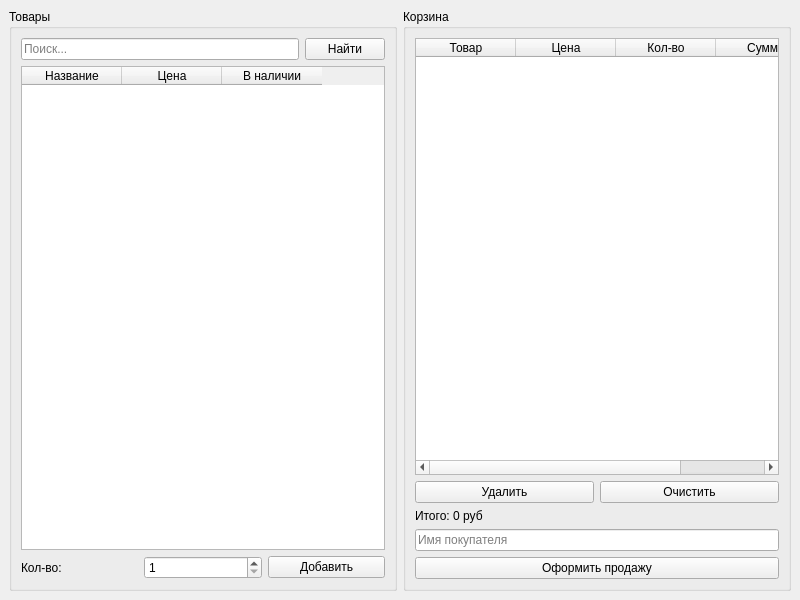
<?xml version="1.0" encoding="UTF-8"?>
<ui version="4.0">
 <class>SalesWindow</class>
 <widget class="QMainWindow" name="SalesWindow">
  <property name="geometry">
   <rect>
    <x>0</x>
    <y>0</y>
    <width>800</width>
    <height>600</height>
   </rect>
  </property>
  <property name="windowTitle">
   <string>Продажи</string>
  </property>
  <widget class="QWidget" name="centralwidget">
   <layout class="QHBoxLayout" name="horizontalLayout">
    <item>
     <widget class="QGroupBox" name="productsGroup">
      <property name="title">
       <string>Товары</string>
      </property>
      <layout class="QVBoxLayout" name="verticalLayout">
       <item>
        <layout class="QHBoxLayout" name="horizontalLayout_2">
         <item>
          <widget class="QLineEdit" name="searchInput">
           <property name="placeholderText">
            <string>Поиск...</string>
           </property>
          </widget>
         </item>
         <item>
          <widget class="QPushButton" name="searchButton">
           <property name="text">
            <string>Найти</string>
           </property>
          </widget>
         </item>
        </layout>
       </item>
       <item>
        <widget class="QTableWidget" name="productsTable">
         <column>
          <property name="text">
           <string>Название</string>
          </property>
         </column>
         <column>
          <property name="text">
           <string>Цена</string>
          </property>
         </column>
         <column>
          <property name="text">
           <string>В наличии</string>
          </property>
         </column>
        </widget>
       </item>
       <item>
        <layout class="QHBoxLayout" name="horizontalLayout_3">
         <item>
          <widget class="QLabel" name="label">
           <property name="text">
            <string>Кол-во:</string>
           </property>
          </widget>
         </item>
         <item>
          <widget class="QSpinBox" name="quantitySpin">
           <property name="minimum">
            <number>1</number>
           </property>
           <property name="maximum">
            <number>100</number>
           </property>
           <property name="value">
            <number>1</number>
           </property>
          </widget>
         </item>
         <item>
          <widget class="QPushButton" name="addButton">
           <property name="text">
            <string>Добавить</string>
           </property>
          </widget>
         </item>
        </layout>
       </item>
      </layout>
     </widget>
    </item>
    <item>
     <widget class="QGroupBox" name="cartGroup">
      <property name="title">
       <string>Корзина</string>
      </property>
      <layout class="QVBoxLayout" name="verticalLayout_2">
       <item>
        <widget class="QTableWidget" name="cartTable">
         <column>
          <property name="text">
           <string>Товар</string>
          </property>
         </column>
         <column>
          <property name="text">
           <string>Цена</string>
          </property>
         </column>
         <column>
          <property name="text">
           <string>Кол-во</string>
          </property>
         </column>
         <column>
          <property name="text">
           <string>Сумма</string>
          </property>
         </column>
        </widget>
       </item>
       <item>
        <layout class="QHBoxLayout" name="horizontalLayout_4">
         <item>
          <widget class="QPushButton" name="removeButton">
           <property name="text">
            <string>Удалить</string>
           </property>
          </widget>
         </item>
         <item>
          <widget class="QPushButton" name="clearButton">
           <property name="text">
            <string>Очистить</string>
           </property>
          </widget>
         </item>
        </layout>
       </item>
       <item>
        <widget class="QLabel" name="totalLabel">
         <property name="text">
          <string>Итого: 0 руб</string>
         </property>
        </widget>
       </item>
       <item>
        <widget class="QLineEdit" name="customerInput">
         <property name="placeholderText">
          <string>Имя покупателя</string>
         </property>
        </widget>
       </item>
       <item>
        <widget class="QPushButton" name="checkoutButton">
         <property name="text">
          <string>Оформить продажу</string>
         </property>
        </widget>
       </item>
      </layout>
     </widget>
    </item>
   </layout>
  </widget>
 </widget>
 <resources/>
 <connections/>
</ui>
